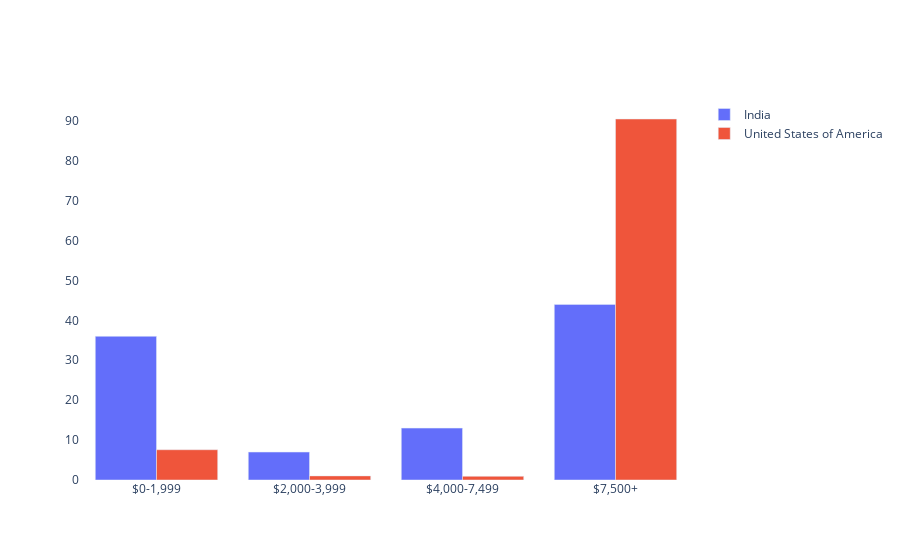

The notebook cell saved with this chart:
### Code cell
fig = go.Figure()
for country, group in indi_usa.groupby("Q3"):

    fig.add_trace(go.Bar(x = group['Q25'], y = group['Percentage'], name = country))

fig.update_layout(plot_bgcolor = 'white')


fig.show()

### Figure 1 — Plotly figure (JSON) as saved in the notebook; plotly's stock layout.template omitted (floating-point values rounded to 4 significant figures)
{"data": [{"name": "India", "type": "bar", "x": ["$0-1,999", "$2,000-3,999", "$4,000-7,499", "$7,500+"], "y": [36, 7, 13, 44]}, {"name": "United States of America", "type": "bar", "x": ["$0-1,999", "$2,000-3,999", "$4,000-7,499", "$7,500+"], "y": [7.588, 1.03, 0.9214, 90.46]}], "layout": {"autosize": true, "plot_bgcolor": "white", "xaxis": {"autorange": true, "range": [-0.5, 3.5], "type": "category"}, "yaxis": {"autorange": true, "range": [0, 95.22], "type": "linear"}}}
